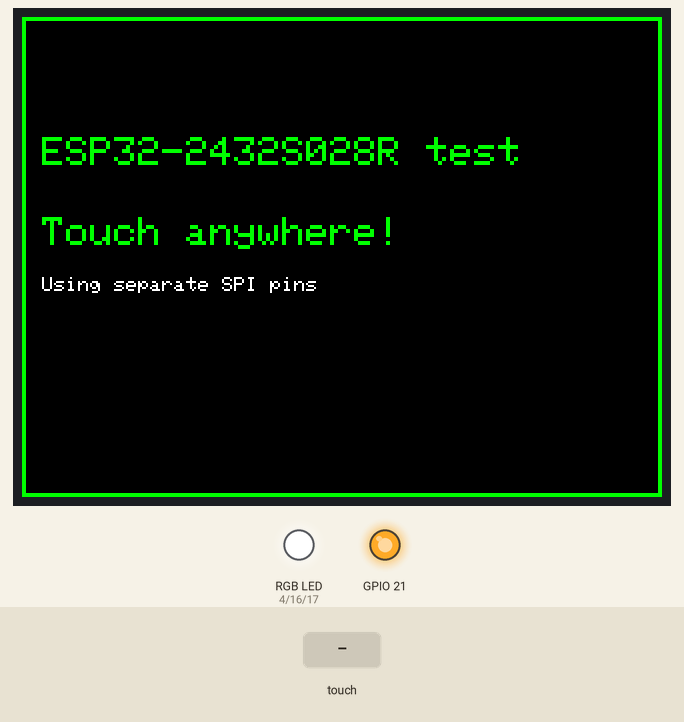
Simulated run of this sketch. Board: ESP32. Shown: 320×240 colour display, an RGB LED mixed from three pins (HIGH = lit), output pins drawn as LEDs (lit = HIGH). The test bench sets the inputs (shaded band). What the sketch prints to the serial monitor is not drawn.

Above: at 1.4 s.
1.5 s: touch panel pressed at 13 % / 10 % of its raw x / y range
At 2.1 s:
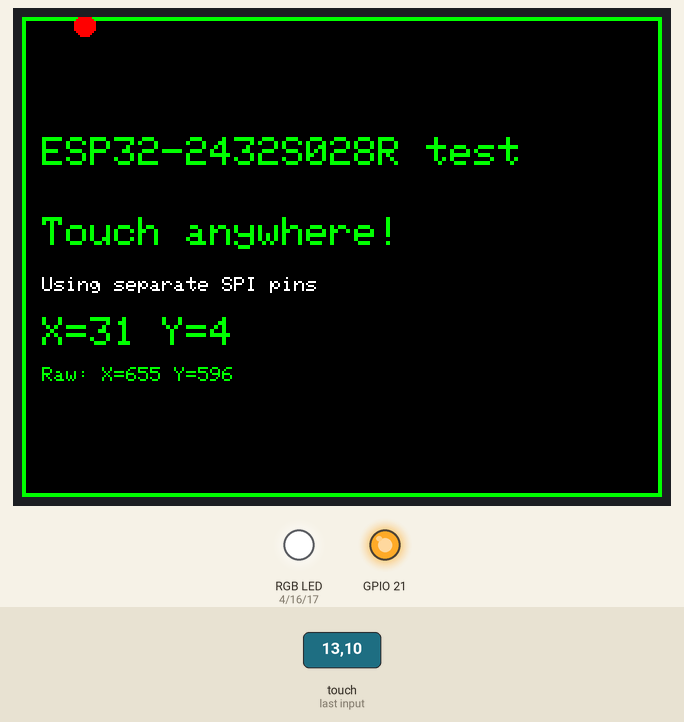
3.0 s: touch panel pressed at 38 % / 10 % of its raw x / y range
At 4.3 s:
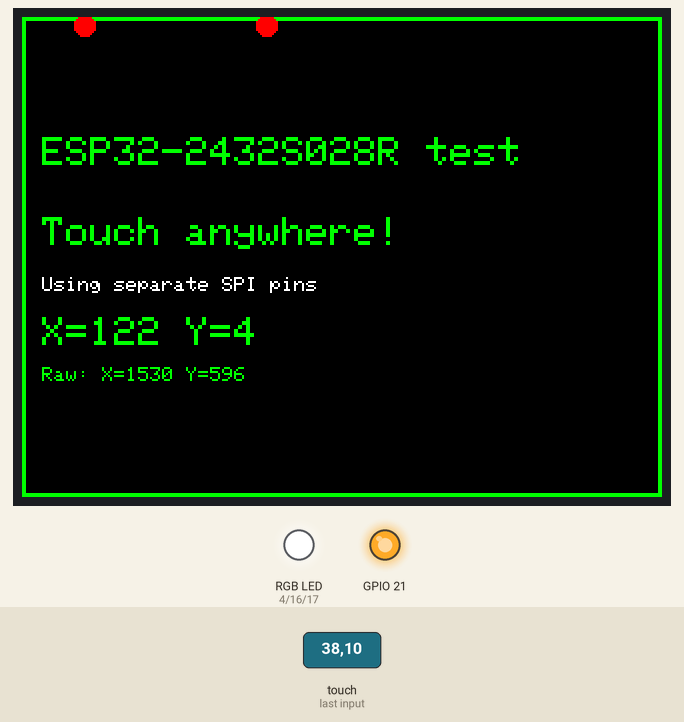
4.6 s: touch panel pressed at 62 % / 10 % of its raw x / y range
At 5.0 s:
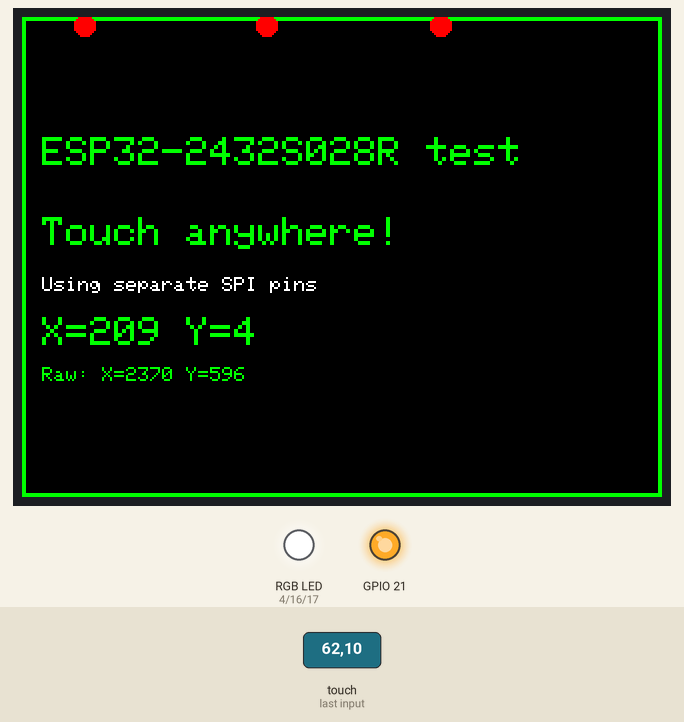
Timing chart, 0 to 7.6 s (numbered marks = the images above; inputs shaded):
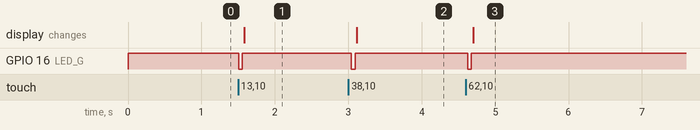

Measured:
- after the input at 1.5 s, GPIO 16 (LED_G): HIGH → LOW at once, → HIGH 0.05 s later; the display: changes after 0.08 s (image 1)
- after the input at 3.0 s, GPIO 16 (LED_G): HIGH → LOW at once, → HIGH 0.05 s later; the display: changes after 0.12 s (image 2)
- after the input at 4.6 s, GPIO 16 (LED_G): HIGH → LOW at once, → HIGH 0.05 s later; the display: changes after 0.10 s (image 3)

The sketch:

working_touch_test.ino
```cpp
/*
 * ESP32-2432S028R Touch Test with CORRECT pins
 * Touch uses SEPARATE SPI bus from display!
 */

#include <SPI.h>
#include <TFT_eSPI.h>
#include <XPT2046_Touchscreen.h>

TFT_eSPI tft = TFT_eSPI();

// Touch controller pins - SEPARATE from display!
#define TOUCH_MOSI 32
#define TOUCH_MISO 39
#define TOUCH_CLK 25
#define TOUCH_CS 33
#define TOUCH_IRQ 36

// Create separate SPI bus for touch
SPIClass touchSPI = SPIClass(VSPI);
XPT2046_Touchscreen touch(TOUCH_CS, TOUCH_IRQ);

// RGB LED pins
#define LED_R 4
#define LED_G 16
#define LED_B 17

void setup() {
  Serial.begin(115200);
  Serial.println("\n\n=== ESP32-2432S028R Touch Test ===");
  Serial.println("Using CORRECT separate SPI pins!");

  // Initialize RGB LED
  pinMode(LED_R, OUTPUT);
  pinMode(LED_G, OUTPUT);
  pinMode(LED_B, OUTPUT);
  digitalWrite(LED_R, HIGH);
  digitalWrite(LED_G, HIGH);
  digitalWrite(LED_B, HIGH);

  // Turn on backlight
  pinMode(21, OUTPUT);
  digitalWrite(21, HIGH);

  // Initialize display (uses default VSPI: MOSI=13, MISO=12, CLK=14)
  tft.init();
  tft.setRotation(1); // Landscape
  tft.fillScreen(TFT_BLACK);

  // Draw green boundary
  tft.drawRect(0, 0, 320, 240, TFT_GREEN);
  tft.drawRect(1, 1, 318, 238, TFT_GREEN);

  Serial.println("Display initialized");

  // Initialize SEPARATE SPI for touch
  touchSPI.begin(TOUCH_CLK, TOUCH_MISO, TOUCH_MOSI, TOUCH_CS);
  touch.begin(touchSPI);
  touch.setRotation(1);

  Serial.println("Touch initialized on separate SPI bus");
  Serial.printf("Touch pins: CLK=%d MISO=%d MOSI=%d CS=%d IRQ=%d\n",
                TOUCH_CLK, TOUCH_MISO, TOUCH_MOSI, TOUCH_CS, TOUCH_IRQ);

  // Display success message
  tft.setTextColor(TFT_GREEN, TFT_BLACK);
  tft.setTextSize(2);
  tft.setCursor(10, 60);
  tft.println("ESP32-2432S028R test");

  tft.setTextColor(TFT_GREEN, TFT_BLACK);
  tft.setCursor(10, 100);
  tft.println("Touch anywhere!");

  tft.setTextSize(1);
  tft.setTextColor(TFT_WHITE, TFT_BLACK);
  tft.setCursor(10, 130);
  tft.println("Using separate SPI pins");

  Serial.println("\nReady - touch the screen!");
}

void loop() {
  if (touch.touched()) {
    TS_Point p = touch.getPoint();

    // Map raw values - SWAP reversed: use X for screen X, Y for screen Y
    int x = map(p.x, 350, 3436, 0, 320);  // Using X for X
    int y = map(p.y, 541, 3566, 0, 240);  // Using Y for Y

    x = constrain(x, 0, 319);
    y = constrain(y, 0, 239);

    Serial.printf("Touch! Raw: X=%d Y=%d | Screen: X=%d Y=%d\n", p.x, p.y, x, y);

    // Flash green LED
    digitalWrite(LED_G, LOW);
    delay(50);
    digitalWrite(LED_G, HIGH);

    // Draw red dot
    tft.fillCircle(x, y, 5, TFT_RED);

    // Display coordinates in green
    tft.fillRect(10, 150, 300, 60, TFT_BLACK);
    tft.setCursor(10, 150);
    tft.setTextColor(TFT_GREEN, TFT_BLACK);
    tft.setTextSize(2);
    tft.printf("X=%d Y=%d", x, y);

    tft.setTextSize(1);
    tft.setCursor(10, 175);
    tft.printf("Raw: X=%d Y=%d", p.x, p.y);

    delay(100);
  }

  delay(50);
}
```
